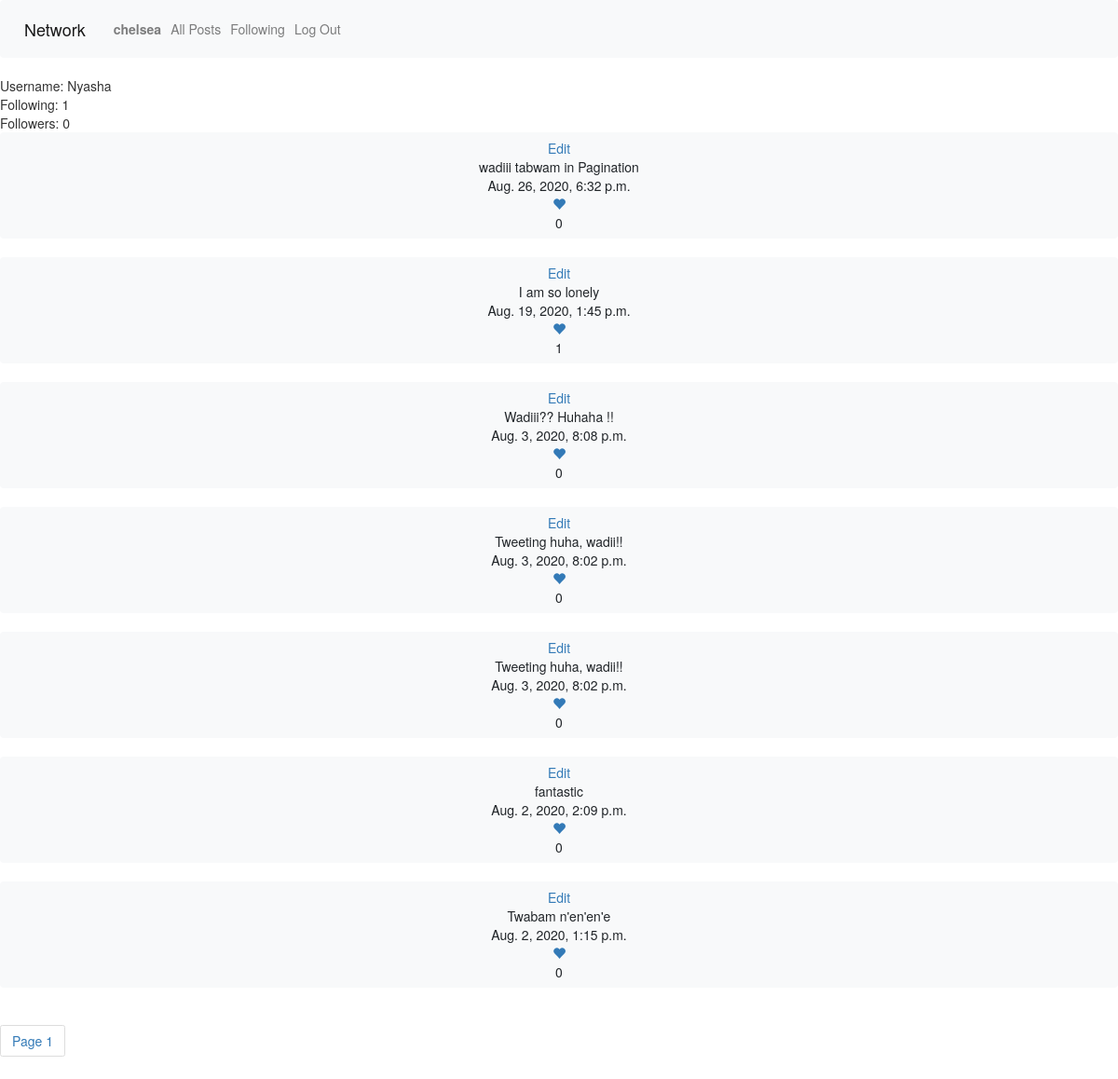
The page /user_profile/5 (signed in) on the database as committed earlier.
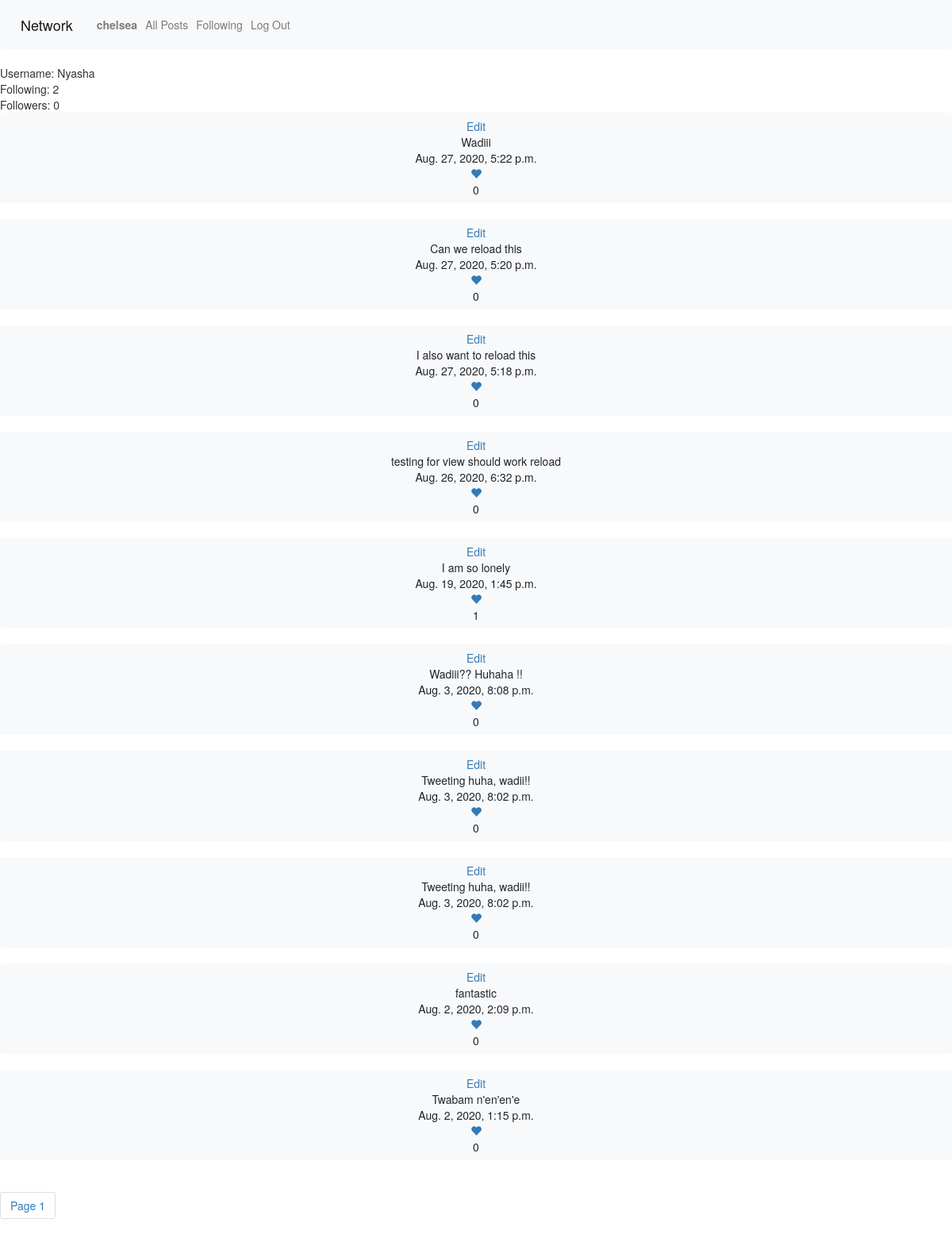
The same page on the database as committed later.
### network/models.py (models this page shows, shortened)
class User(AbstractUser):
    def serialize(self):
        return{
            "id": self.id,
            "username":self.username,
            "tweets": [{"id":tweets.id,"body": tweets.body, "time": tweets.timestamp} for tweets in self.tweets.order_by("-timestamp").all()],
            "following":[user.following_user_id.id for user in self.following.all()],
            "followers":[user.user_id.id for user in self.followers.all()]
        }

class Tweet(models.Model):
    user = models.ForeignKey(User, related_name="tweets", on_delete=models.CASCADE)
    body = models.TextField(blank=True)
    timestamp = models.DateTimeField(auto_now_add=True)

### network/views.py (the view)
# urls.py: path("user_profile/<int:user_id>", views.user_profile, name="user_profile"),
@csrf_exempt
@login_required
def user_profile(request, user_id):
    try:
        user_prof = User.objects.get(pk=user_id)
    except User.DoesNotExist:
        return JsonResponse({"error": "User not found."}, status=404)
    if request.method == "GET":
        tweets = Tweet.objects.filter(user=user_id)
        tweets = tweets.order_by("-timestamp").all()
        paginator = Paginator(tweets, 10)
        page_number = request.GET.get('page')
        tweets_obj = paginator.get_page(page_number)
        context = {'user_prof': user_prof,
                    'tweets_obj': tweets_obj}
        return render(request, 'network/tryed.html',  context)
    elif request.method == "POST":
        user_id = User.objects.get(pk=user_id)
        following = UserFollowing(user_id=request.user, following_user_id=user_id)
        following.save()
        return JsonResponse({"message": "Following made successfully."}, status=201)
    elif request.method == "DELETE":
        user_id = User.objects.get(pk=user_id)
        unfollow = UserFollowing.objects.get(user_id=request.user,following_user_id=user_id)
        unfollow.delete()
        return JsonResponse({"message": "Unfollowing succesful"}, status=201)
    else:
        return JsonResponse({"message": "GET/POST/DELETE error"}, status=404)

### network/templates/network/tryed.html (shortened to what this page needs)
{% extends "network/layout.html" %}
{% load static %}
{% block body %}
<div id="poster_profile_view">
    <div id="poster-box-heading">Username: {{user_prof.username.capitalize}}</div>
    <div id="poster-followings">Following: {{user_prof.following.count}}</div>
    <div id="poster-followers">Followers: {{user_prof.followers.count}}</div>
    <div id="poster_profile_tweets">
        {% for tweet in tweets_obj %}
        <button class="tweet btn btn-light bd btn-block" data-id={{tweet.user.id}}><a href="#" class="edit" data-tweet={{tweet.id}}>Edit</a><br><div class ="tweet_body">{{tweet.body}}</div>{{tweet.timestamp}}<br><form class="like_form"><a href="#" type="submit" class="like" data-id={{tweet.id}}><span class="glyphicon glyphicon-heart"></span></a><div class="like_count">{{tweet.likes.count}}</div></form></button><br>
        {% endfor %}
    </div>
        <div class="pagination_view">
            <span class="step-links">
                <ul class="pagination">
                    <li class="page-item"><a class="page-link"><span class="current">Page {{ tweets_obj.number }}</span></a></li>
                    </ul>
            </span>
        </div>
</div>
{% endblock %}

Rows that differ between the two databases and show on the page:
computed for User "Nyasha": following.count "1" → "2"
added Tweet: body "Wadiii", timestamp "Aug. 27, 2020, 5:22 p.m.", likes.count "0"
added Tweet: body "Can we reload this", timestamp "Aug. 27, 2020, 5:20 p.m.", likes.count "0"
added Tweet: body "I also want to reload this", timestamp "Aug. 27, 2020, 5:18 p.m.", likes.count "0"
changed Tweet: body "wadiii tabwam in Pagination" → "testing for view should work reload"
